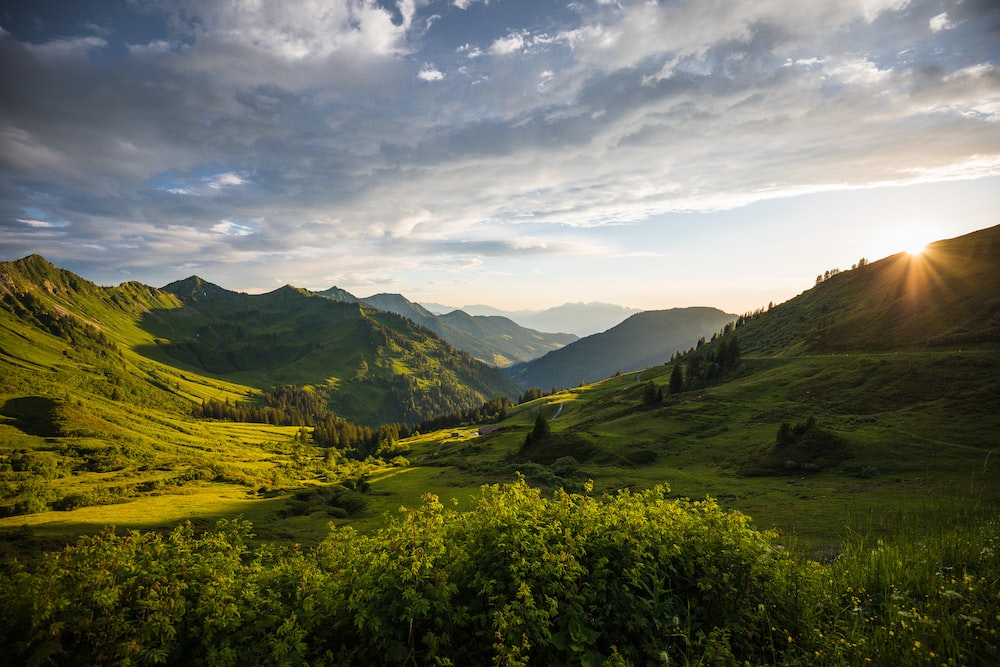
#> input picture DIP_2/landscape.jpg, 1000 x 667 px
$ python Original_three_bits.py
#> lines starting #> are read from the running program, lines starting #| are printed output that depends on the picture
from PIL import Image
import matplotlib.pyplot as plt
import numpy as np
import cv2

original_image_path = 'landscape.jpg'
original_image = cv2.imread(original_image_path)
#> original_image is the input picture: shape (667, 1000, 3); mean B, G, R 88.5, 108.5, 107.1

last_3_bits_image = np.zeros_like(original_image)

difference_image = np.zeros_like(original_image)

for i in range(original_image.shape[0]):
    for j in range(original_image.shape[1]):
        for channel in range(original_image.shape[2]):
            pixel_value = original_image[i, j, channel]

            # Extract the last 3 bits
            last_3_bits = pixel_value & 0b00000111

            # Shift the last 3 bits back to their original position
            last_3_bits <<= 5

            # Assign the last 3 bits to the corresponding pixel in the last 3 bits image
            last_3_bits_image[i, j, channel] = last_3_bits

            # Calculate the absolute difference
            difference = abs(pixel_value - last_3_bits)

            # Assign the difference to the corresponding pixel in the difference image
            difference_image[i, j, channel] = difference
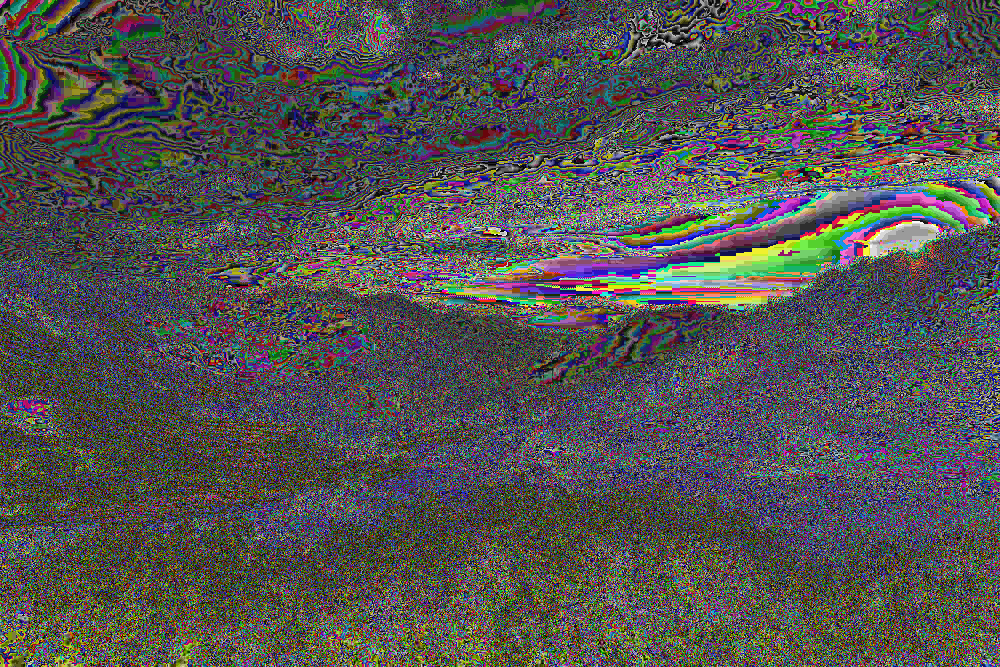
#> difference_image: shape (667, 1000, 3); mean B, G, R 81.8, 82.5, 83.4
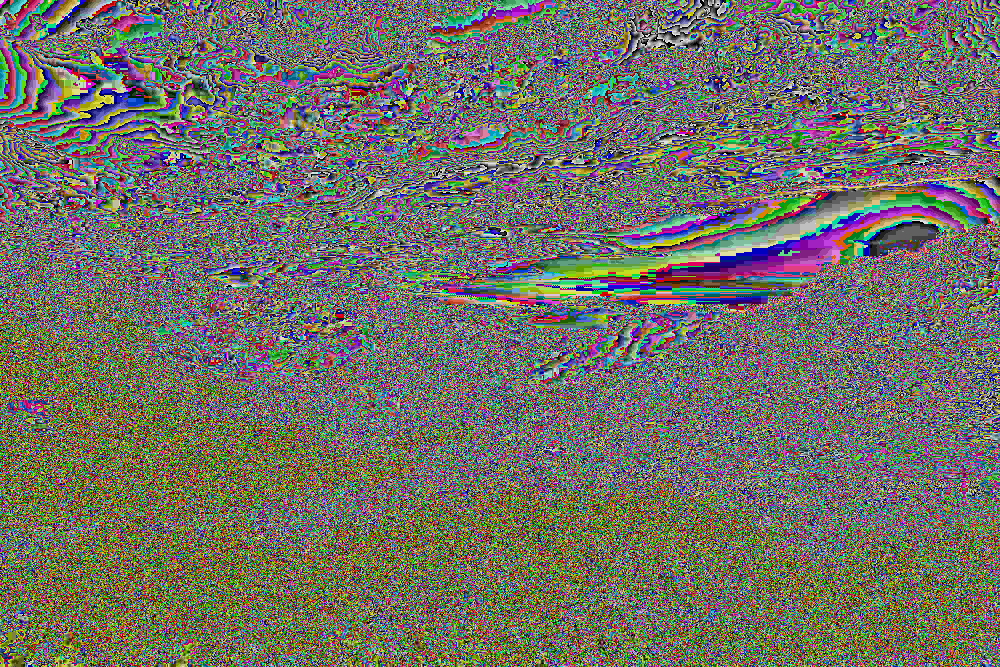
#> last_3_bits_image: shape (667, 1000, 3); mean B, G, R 100.9, 111.7, 111.9

# Display the original, last 3 bits, and difference images
plt.figure(figsize=(12, 6))

plt.subplot(1, 3, 1)
plt.imshow(cv2.cvtColor(original_image, cv2.COLOR_BGR2RGB))
plt.title('Original Image')
plt.axis('off')

plt.subplot(1, 3, 2)
plt.imshow(cv2.cvtColor(last_3_bits_image, cv2.COLOR_BGR2RGB))
plt.title('Last 3 Bits Image')
plt.axis('off')

plt.subplot(1, 3, 3)
plt.imshow(cv2.cvtColor(difference_image, cv2.COLOR_BGR2RGB))
plt.title('Difference Image')
plt.axis('off')

plt.tight_layout()
plt.show()
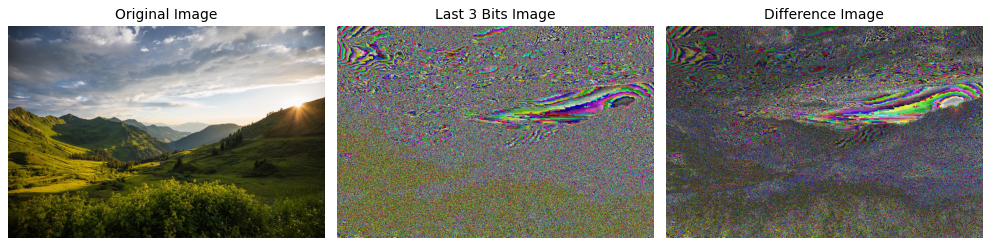
#> figure drawn by matplotlib, 3 panels


# 2TB - 400GB, 100GB, 200GB, 1.1TB
# 2TB
